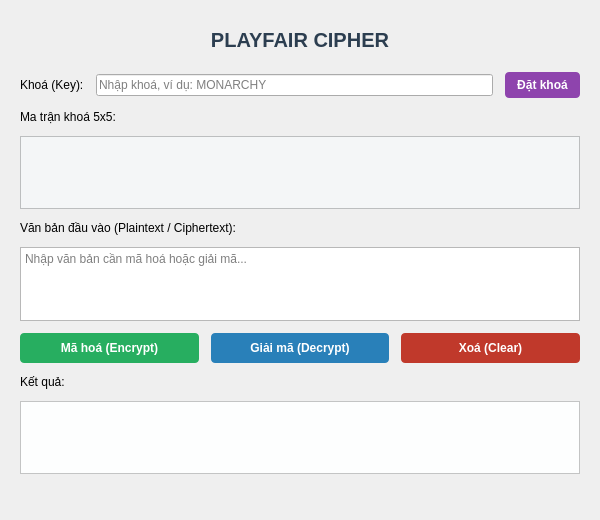
<?xml version="1.0" encoding="UTF-8"?>
<ui version="4.0">
 <class>PlayfairWindow</class>
 <widget class="QWidget" name="PlayfairWindow">
  <property name="geometry">
   <rect>
    <x>0</x>
    <y>0</y>
    <width>600</width>
    <height>520</height>
   </rect>
  </property>
  <property name="windowTitle">
   <string>Playfair Cipher - Mã hoá &amp; Giải mã</string>
  </property>
  <layout class="QVBoxLayout" name="mainLayout">
   <property name="spacing">
    <number>12</number>
   </property>
   <property name="leftMargin">
    <number>20</number>
   </property>
   <property name="topMargin">
    <number>20</number>
   </property>
   <property name="rightMargin">
    <number>20</number>
   </property>
   <property name="bottomMargin">
    <number>20</number>
   </property>
   <item>
    <widget class="QLabel" name="titleLabel">
     <property name="text">
      <string>PLAYFAIR CIPHER</string>
     </property>
     <property name="alignment">
      <set>Qt::AlignCenter</set>
     </property>
     <property name="styleSheet">
      <string>font-size: 20px; font-weight: bold; color: #2c3e50; padding: 8px;</string>
     </property>
    </widget>
   </item>
   <item>
    <layout class="QHBoxLayout" name="keyLayout">
     <item>
      <widget class="QLabel" name="keyLabel">
       <property name="text">
        <string>Khoá (Key):</string>
       </property>
       <property name="minimumWidth">
        <number>110</number>
       </property>
      </widget>
     </item>
     <item>
      <widget class="QLineEdit" name="keyLineEdit">
       <property name="placeholderText">
        <string>Nhập khoá, ví dụ: MONARCHY</string>
       </property>
      </widget>
     </item>
     <item>
      <widget class="QPushButton" name="setKeyButton">
       <property name="text">
        <string>Đặt khoá</string>
       </property>
       <property name="styleSheet">
        <string>background-color: #8e44ad; color: white; font-weight: bold; padding: 6px 12px; border-radius: 4px;</string>
       </property>
      </widget>
     </item>
    </layout>
   </item>
   <item>
    <widget class="QLabel" name="matrixLabel">
     <property name="text">
      <string>Ma trận khoá 5x5:</string>
     </property>
    </widget>
   </item>
   <item>
    <widget class="QTextEdit" name="matrixDisplay">
     <property name="maximumHeight">
      <number>110</number>
     </property>
     <property name="readOnly">
      <bool>true</bool>
     </property>
     <property name="styleSheet">
      <string>font-family: Consolas, monospace; font-size: 14px; background-color: #f4f6f7;</string>
     </property>
    </widget>
   </item>
   <item>
    <widget class="QLabel" name="inputLabel">
     <property name="text">
      <string>Văn bản đầu vào (Plaintext / Ciphertext):</string>
     </property>
    </widget>
   </item>
   <item>
    <widget class="QTextEdit" name="inputTextEdit">
     <property name="maximumHeight">
      <number>90</number>
     </property>
     <property name="placeholderText">
      <string>Nhập văn bản cần mã hoá hoặc giải mã...</string>
     </property>
    </widget>
   </item>
   <item>
    <layout class="QHBoxLayout" name="buttonLayout">
     <item>
      <widget class="QPushButton" name="encryptButton">
       <property name="text">
        <string>Mã hoá (Encrypt)</string>
       </property>
       <property name="styleSheet">
        <string>background-color: #27ae60; color: white; font-weight: bold; padding: 8px; border-radius: 4px;</string>
       </property>
      </widget>
     </item>
     <item>
      <widget class="QPushButton" name="decryptButton">
       <property name="text">
        <string>Giải mã (Decrypt)</string>
       </property>
       <property name="styleSheet">
        <string>background-color: #2980b9; color: white; font-weight: bold; padding: 8px; border-radius: 4px;</string>
       </property>
      </widget>
     </item>
     <item>
      <widget class="QPushButton" name="clearButton">
       <property name="text">
        <string>Xoá (Clear)</string>
       </property>
       <property name="styleSheet">
        <string>background-color: #c0392b; color: white; font-weight: bold; padding: 8px; border-radius: 4px;</string>
       </property>
      </widget>
     </item>
    </layout>
   </item>
   <item>
    <widget class="QLabel" name="outputLabel">
     <property name="text">
      <string>Kết quả:</string>
     </property>
    </widget>
   </item>
   <item>
    <widget class="QTextEdit" name="outputTextEdit">
     <property name="maximumHeight">
      <number>90</number>
     </property>
     <property name="readOnly">
      <bool>true</bool>
     </property>
     <property name="styleSheet">
      <string>background-color: #fdfefe; font-family: Consolas, monospace; font-size: 13px;</string>
     </property>
    </widget>
   </item>
   <item>
    <widget class="QLabel" name="statusLabel">
     <property name="text">
      <string></string>
     </property>
     <property name="styleSheet">
      <string>color: #7f8c8d; font-style: italic;</string>
     </property>
    </widget>
   </item>
  </layout>
 </widget>
 <resources/>
 <connections/>
</ui>
